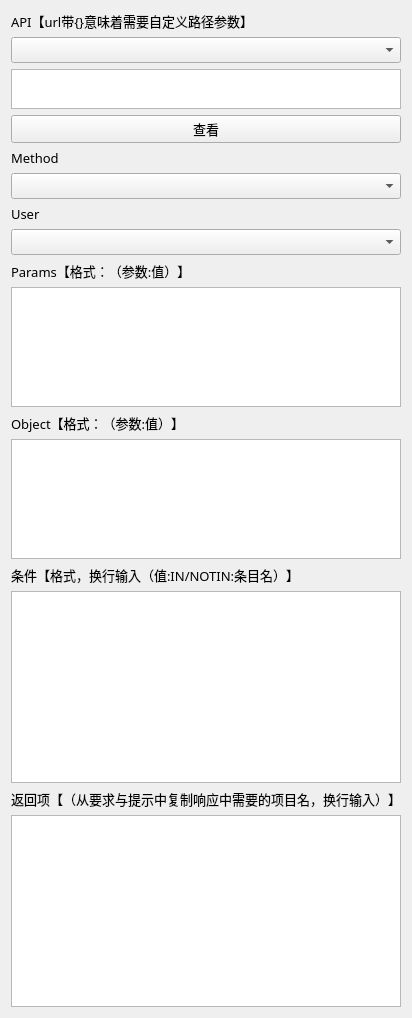
       <widget class="QWidget" name="widget_function" native="true">
        <property name="font">
         <font>
          <family>黑体</family>
          <pointsize>10</pointsize>
         </font>
        </property>
        <layout class="QVBoxLayout" name="verticalLayout_4">
         <item>
          <widget class="QLabel" name="label_api">
           <property name="font">
            <font>
             <family>黑体</family>
             <pointsize>10</pointsize>
            </font>
           </property>
           <property name="text">
            <string>API【url带{}意味着需要自定义路径参数】</string>
           </property>
          </widget>
         </item>
         <item>
          <widget class="QComboBox" name="comboBox_api">
           <property name="font">
            <font>
             <family>黑体</family>
             <pointsize>10</pointsize>
            </font>
           </property>
          </widget>
         </item>
         <item>
          <widget class="QTextEdit" name="textEdit_api">
           <property name="maximumSize">
            <size>
             <width>16777215</width>
             <height>40</height>
            </size>
           </property>
           <property name="font">
            <font>
             <family>黑体</family>
             <pointsize>10</pointsize>
            </font>
           </property>
          </widget>
         </item>
         <item>
          <widget class="QPushButton" name="pushButton_ensure">
           <property name="font">
            <font>
             <family>黑体</family>
             <pointsize>10</pointsize>
            </font>
           </property>
           <property name="text">
            <string>查看</string>
           </property>
          </widget>
         </item>
         <item>
          <widget class="QLabel" name="label_method">
           <property name="font">
            <font>
             <family>黑体</family>
             <pointsize>10</pointsize>
            </font>
           </property>
           <property name="text">
            <string>Method</string>
           </property>
          </widget>
         </item>
         <item>
          <widget class="QComboBox" name="comboBox_method">
           <property name="font">
            <font>
             <family>黑体</family>
             <pointsize>10</pointsize>
            </font>
           </property>
          </widget>
         </item>
         <item>
          <widget class="QLabel" name="label_user">
           <property name="font">
            <font>
             <family>黑体</family>
             <pointsize>10</pointsize>
            </font>
           </property>
           <property name="text">
            <string>User</string>
           </property>
          </widget>
         </item>
         <item>
          <widget class="QComboBox" name="comboBox_user">
           <property name="font">
            <font>
             <family>黑体</family>
             <pointsize>10</pointsize>
            </font>
           </property>
          </widget>
         </item>
         <item>
          <widget class="QLabel" name="label_params">
           <property name="font">
            <font>
             <family>黑体</family>
             <pointsize>10</pointsize>
            </font>
           </property>
           <property name="text">
            <string>Params【格式：（参数:值）】</string>
           </property>
          </widget>
         </item>
         <item>
          <widget class="QTextEdit" name="textEdit_params">
           <property name="minimumSize">
            <size>
             <width>200</width>
             <height>0</height>
            </size>
           </property>
           <property name="maximumSize">
            <size>
             <width>16777215</width>
             <height>120</height>
            </size>
           </property>
           <property name="font">
            <font>
             <family>黑体</family>
             <pointsize>10</pointsize>
            </font>
           </property>
          </widget>
         </item>
         <item>
          <widget class="QLabel" name="label_object">
           <property name="font">
            <font>
             <family>黑体</family>
             <pointsize>10</pointsize>
            </font>
           </property>
           <property name="text">
            <string>Object【格式：（参数:值）】</string>
           </property>
          </widget>
         </item>
         <item>
          <widget class="QTextEdit" name="textEdit_object">
           <property name="maximumSize">
            <size>
             <width>16777215</width>
             <height>120</height>
            </size>
           </property>
           <property name="font">
            <font>
             <family>黑体</family>
             <pointsize>10</pointsize>
            </font>
           </property>
           <property name="html">
            <string>&lt;!DOCTYPE HTML PUBLIC &quot;-//W3C//DTD HTML 4.0//EN&quot; &quot;http://www.w3.org/TR/REC-html40/strict.dtd&quot;&gt;
&lt;html&gt;&lt;head&gt;&lt;meta name=&quot;qrichtext&quot; content=&quot;1&quot; /&gt;&lt;style type=&quot;text/css&quot;&gt;
p, li { white-space: pre-wrap; }
&lt;/style&gt;&lt;/head&gt;&lt;body style=&quot; font-family:'黑体','黑体','黑体','华文细黑'; font-size:10pt; font-weight:400; font-style:normal;&quot;&gt;
&lt;p style=&quot;-qt-paragraph-type:empty; margin-top:12px; margin-bottom:12px; margin-left:0px; margin-right:0px; -qt-block-indent:0; text-indent:0px; font-family:'仿宋';&quot;&gt;&lt;br /&gt;&lt;/p&gt;&lt;/body&gt;&lt;/html&gt;</string>
           </property>
          </widget>
         </item>
         <item>
          <widget class="QLabel" name="label_condition">
           <property name="font">
            <font>
             <family>黑体</family>
             <pointsize>10</pointsize>
            </font>
           </property>
           <property name="text">
            <string>条件【格式，换行输入（值:IN/NOTIN:条目名）】</string>
           </property>
          </widget>
         </item>
         <item>
          <widget class="QTextEdit" name="textEdit_condition">
           <property name="font">
            <font>
             <family>黑体</family>
             <pointsize>10</pointsize>
            </font>
           </property>
          </widget>
         </item>
         <item>
          <widget class="QLabel" name="label_back">
           <property name="font">
            <font>
             <family>黑体</family>
             <pointsize>10</pointsize>
            </font>
           </property>
           <property name="text">
            <string>返回项【（从要求与提示中复制响应中需要的项目名，换行输入）】</string>
           </property>
          </widget>
         </item>
         <item>
          <widget class="QTextEdit" name="textEdit_back">
           <property name="font">
            <font>
             <family>黑体</family>
             <pointsize>10</pointsize>
            </font>
           </property>
          </widget>
         </item>
        </layout>
       </widget>
